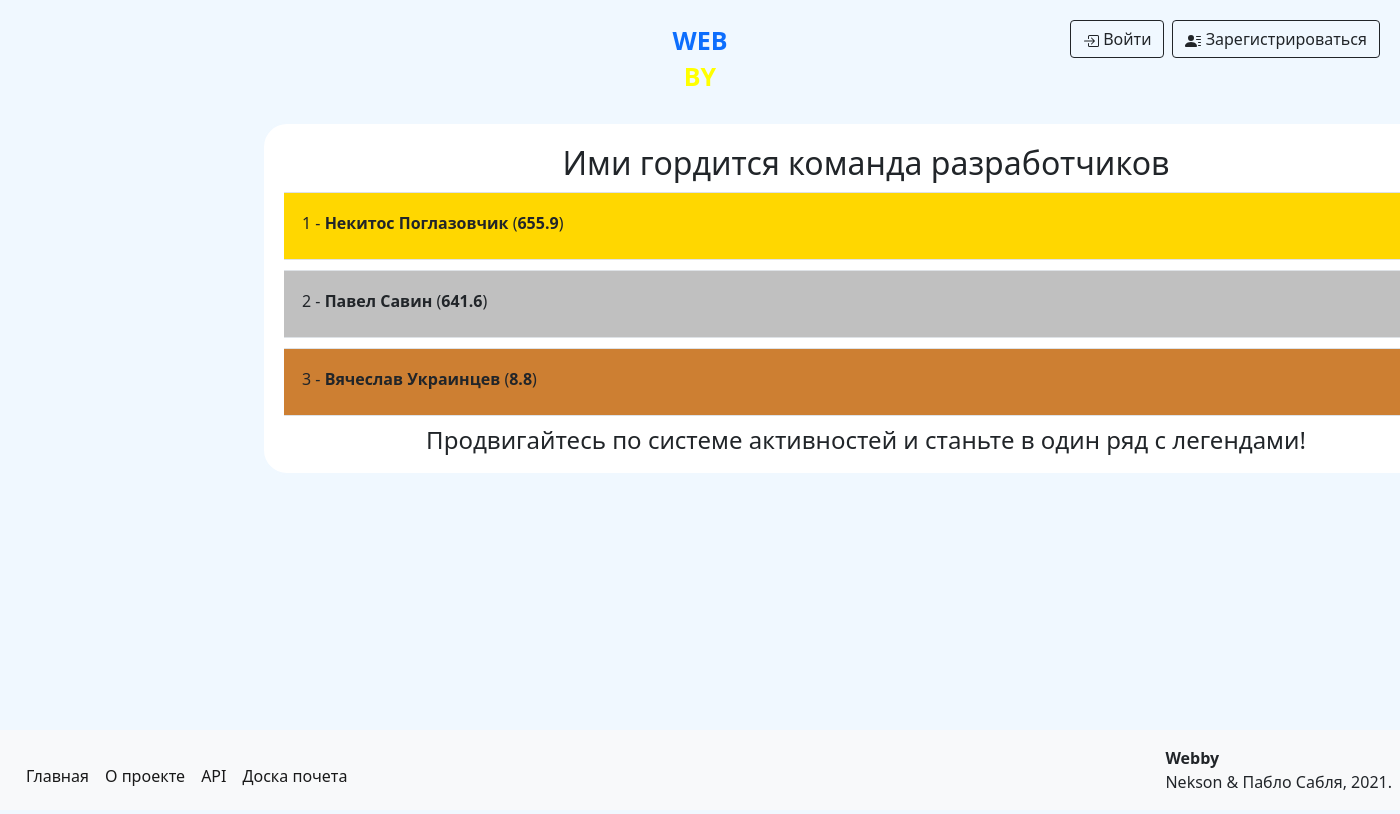
The app's page /top with its own data.
### data/models/user.py (models this page shows, shortened)
class User(SqlAlchemyBase, UserMixin, SerializerMixin):
    __tablename__ = 'users'  # название таблицы с моделью в базе данных
    serialize_rules = (
        '-advertisements', '-rank_id', '-admin', '-hashed_password')  # правила преобразования объекта модели в json
    id = Column(Integer, autoincrement=True, primary_key=True)  # id пользователя
    name = Column(Unicode)  # имя пользователя
    surname = Column(Unicode)  # фамилия пользователя
    birthday = Column(DateTime)  # день рождения пользователя
    email = Column(String, unique=True)  # email адресс пользователя
    phone_number = Column(String, unique=True)  # номер телефона пользователя
    hashed_password = Column(String)  # хэшированный пароль пользователя
    registration_time = Column(DateTime, default=datetime.now)  # время регистрации пользователя
    rating = Column(Integer, default=0)  # рейтинг пользователя
    rank_id = Column(Integer, ForeignKey('ranks.id'))  # id ранга пользователя
    admin = Column(Boolean, default=0)  # права пользователя
    advertisements = relationship('Advertisement', back_populates='author')  # объекты объявлений пользователя
    interests = relationship('Interest', secondary='users_to_interests',
                             backref='users')  # объекты интересов пользователя
    rank = relationship('Rank')  # объект ранга пользователя

### main.py (the view)
@app.route('/top')
def top():
    session = create_session()
    users = session.query(User).order_by(User.rating.desc()).filter(User.rating > 0).limit(
        100)  # получаем список 100 пользователей, упорядоченных по рейтингу
    return render_template('top.html', top_users=users)

### data/db_session.py (called while the page is built)
def create_session() -> Session:
    global __factory
    return __factory()

### templates/top.html
{% extends "base.html" %}
{% block content %}
    {% set ns = namespace(motivation=False) %}
    <form>
        <div class="clearfix">
            <h2 align="center">Ими гордится команда разработчиков</h2>
        </div>
        {% for user in top_users %}
            {% if user.id == current_user.id %}
                {% set ns.motivation = True %}
            {% endif %}
            <div class="p-2 border-top border-bottom" {% if loop.first %}style="background-color: gold;"{% elif loop.index == 2 %}style="background-color: silver;"{% elif loop.index == 3 %}style="background-color: #cd7f32;"{% endif %}>
                <div class="clearfix">
                    <a class="text-reset" href="/profile/{{ user.id }}">
                        <p>
                            {{ loop.index }} - <b>{{ user.name }} {{ user.surname }}</b> (<b>{{ user.rating }}</b>)
                        </p>
                    </a>
                </div>
            </div>
        {% endfor %}
        {% if not ns.motivation %}
        <h4 align="center">Продвигайтесь по системе активностей и станьте в один ряд с легендами!</h4>
        {% endif %}
    </form>
{% endblock %}

### static/css/style.css (style rules this page uses)
body { background-color: aliceblue !important; }
a { text-decoration: none !important; }
div { margin: 10px; }
form { margin-left: auto; margin-right: auto; background-color: white; border: solid 2px aliceblue; border-radius: 25px; padding: 10px; }
html, body { height: 100%; }

### records on screen
User: name "Некитос", surname "Поглазовчик", rating "655.9"
User: name "Павел", surname "Савин", rating "641.6"
User: name "Вячеслав", surname "Украинцев", rating "8.8"
